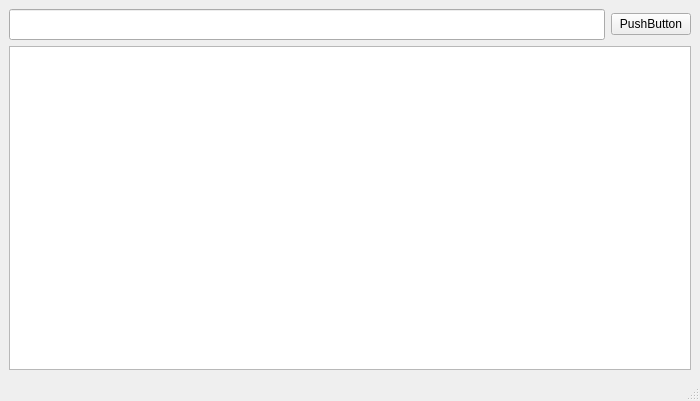
<?xml version="1.0" encoding="UTF-8"?>
<ui version="4.0">
 <class>MainWindow</class>
 <widget class="QMainWindow" name="MainWindow">
  <property name="geometry">
   <rect>
    <x>0</x>
    <y>0</y>
    <width>700</width>
    <height>401</height>
   </rect>
  </property>
  <property name="windowTitle">
   <string>MainWindow</string>
  </property>
  <widget class="QWidget" name="centralwidget">
   <layout class="QHBoxLayout" name="horizontalLayout_2">
    <item>
     <layout class="QVBoxLayout" name="verticalLayout">
      <item>
       <layout class="QHBoxLayout" name="horizontalLayout">
        <item>
         <widget class="QLineEdit" name="lineEdit_Serial_Data">
          <property name="font">
           <font>
            <pointsize>14</pointsize>
           </font>
          </property>
         </widget>
        </item>
        <item>
         <widget class="QPushButton" name="pushButton">
          <property name="text">
           <string>PushButton</string>
          </property>
         </widget>
        </item>
       </layout>
      </item>
      <item>
       <widget class="QTextEdit" name="textEdit"/>
      </item>
     </layout>
    </item>
   </layout>
  </widget>
  <widget class="QMenuBar" name="menubar">
   <property name="geometry">
    <rect>
     <x>0</x>
     <y>0</y>
     <width>700</width>
     <height>26</height>
    </rect>
   </property>
  </widget>
  <widget class="QStatusBar" name="statusbar"/>
 </widget>
 <resources/>
 <connections/>
</ui>
